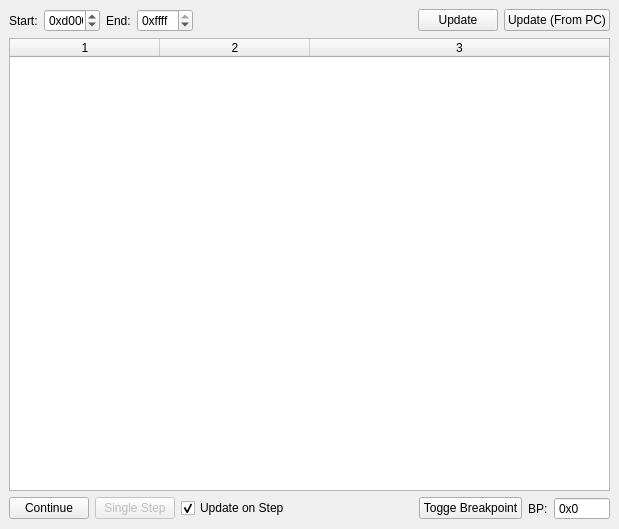
<?xml version="1.0" encoding="UTF-8"?>
<ui version="4.0">
 <class>DisassemblyWindow</class>
 <widget class="QMainWindow" name="DisassemblyWindow">
  <property name="geometry">
   <rect>
    <x>0</x>
    <y>0</y>
    <width>619</width>
    <height>529</height>
   </rect>
  </property>
  <property name="windowTitle">
   <string>Disassembly</string>
  </property>
  <widget class="QWidget" name="centralwidget">
   <layout class="QVBoxLayout" name="verticalLayout">
    <item>
     <layout class="QHBoxLayout" name="addressLayout">
      <property name="bottomMargin">
       <number>0</number>
      </property>
      <item>
       <widget class="QLabel" name="startAddrLabel">
        <property name="sizePolicy">
         <sizepolicy hsizetype="Fixed" vsizetype="Preferred">
          <horstretch>0</horstretch>
          <verstretch>0</verstretch>
         </sizepolicy>
        </property>
        <property name="text">
         <string>Start:</string>
        </property>
       </widget>
      </item>
      <item>
       <widget class="QSpinBox" name="startAddrSpin">
        <property name="sizePolicy">
         <sizepolicy hsizetype="Fixed" vsizetype="Fixed">
          <horstretch>0</horstretch>
          <verstretch>0</verstretch>
         </sizepolicy>
        </property>
        <property name="minimumSize">
         <size>
          <width>56</width>
          <height>0</height>
         </size>
        </property>
        <property name="prefix">
         <string>0x</string>
        </property>
        <property name="maximum">
         <number>65534</number>
        </property>
        <property name="value">
         <number>53248</number>
        </property>
        <property name="displayIntegerBase">
         <number>16</number>
        </property>
       </widget>
      </item>
      <item>
       <widget class="QLabel" name="endAddrLabel">
        <property name="sizePolicy">
         <sizepolicy hsizetype="Fixed" vsizetype="Preferred">
          <horstretch>0</horstretch>
          <verstretch>0</verstretch>
         </sizepolicy>
        </property>
        <property name="text">
         <string>End:</string>
        </property>
       </widget>
      </item>
      <item>
       <widget class="QSpinBox" name="endAddrSpin">
        <property name="sizePolicy">
         <sizepolicy hsizetype="Fixed" vsizetype="Fixed">
          <horstretch>0</horstretch>
          <verstretch>0</verstretch>
         </sizepolicy>
        </property>
        <property name="minimumSize">
         <size>
          <width>56</width>
          <height>0</height>
         </size>
        </property>
        <property name="prefix">
         <string>0x</string>
        </property>
        <property name="minimum">
         <number>1</number>
        </property>
        <property name="maximum">
         <number>65535</number>
        </property>
        <property name="value">
         <number>65535</number>
        </property>
        <property name="displayIntegerBase">
         <number>16</number>
        </property>
       </widget>
      </item>
      <item>
       <spacer name="horizontalSpacer">
        <property name="orientation">
         <enum>Qt::Horizontal</enum>
        </property>
        <property name="sizeHint" stdset="0">
         <size>
          <width>40</width>
          <height>20</height>
         </size>
        </property>
       </spacer>
      </item>
      <item>
       <widget class="QPushButton" name="updateBtn">
        <property name="text">
         <string>Update</string>
        </property>
       </widget>
      </item>
      <item>
       <widget class="QPushButton" name="updateFromPcBtn">
        <property name="text">
         <string>Update (From PC)</string>
        </property>
       </widget>
      </item>
     </layout>
    </item>
    <item>
     <widget class="QTableWidget" name="asmTable">
      <property name="selectionMode">
       <enum>QAbstractItemView::SingleSelection</enum>
      </property>
      <property name="selectionBehavior">
       <enum>QAbstractItemView::SelectRows</enum>
      </property>
      <property name="columnCount">
       <number>3</number>
      </property>
      <attribute name="horizontalHeaderDefaultSectionSize">
       <number>150</number>
      </attribute>
      <attribute name="horizontalHeaderStretchLastSection">
       <bool>true</bool>
      </attribute>
      <attribute name="verticalHeaderVisible">
       <bool>false</bool>
      </attribute>
      <column/>
      <column/>
      <column/>
     </widget>
    </item>
    <item>
     <layout class="QHBoxLayout" name="horizontalLayout">
      <property name="bottomMargin">
       <number>0</number>
      </property>
      <item>
       <widget class="QPushButton" name="contBreakBtn">
        <property name="sizePolicy">
         <sizepolicy hsizetype="Fixed" vsizetype="Fixed">
          <horstretch>0</horstretch>
          <verstretch>0</verstretch>
         </sizepolicy>
        </property>
        <property name="text">
         <string>Continue</string>
        </property>
       </widget>
      </item>
      <item>
       <widget class="QPushButton" name="singleStepBtn">
        <property name="enabled">
         <bool>false</bool>
        </property>
        <property name="text">
         <string>Single Step</string>
        </property>
       </widget>
      </item>
      <item>
       <widget class="QCheckBox" name="updateCheck">
        <property name="text">
         <string>Update on Step</string>
        </property>
        <property name="checked">
         <bool>true</bool>
        </property>
       </widget>
      </item>
      <item>
       <spacer name="horizontalSpacer_2">
        <property name="orientation">
         <enum>Qt::Horizontal</enum>
        </property>
        <property name="sizeHint" stdset="0">
         <size>
          <width>40</width>
          <height>20</height>
         </size>
        </property>
       </spacer>
      </item>
      <item>
       <widget class="QPushButton" name="toggleBpBtn">
        <property name="text">
         <string>Togge Breakpoint</string>
        </property>
       </widget>
      </item>
      <item>
       <widget class="QLabel" name="bpLabel">
        <property name="text">
         <string>BP:</string>
        </property>
       </widget>
      </item>
      <item>
       <widget class="QSpinBox" name="bpSpin">
        <property name="sizePolicy">
         <sizepolicy hsizetype="Fixed" vsizetype="Fixed">
          <horstretch>0</horstretch>
          <verstretch>0</verstretch>
         </sizepolicy>
        </property>
        <property name="minimumSize">
         <size>
          <width>56</width>
          <height>0</height>
         </size>
        </property>
        <property name="readOnly">
         <bool>true</bool>
        </property>
        <property name="buttonSymbols">
         <enum>QAbstractSpinBox::NoButtons</enum>
        </property>
        <property name="prefix">
         <string>0x</string>
        </property>
        <property name="maximum">
         <number>65535</number>
        </property>
        <property name="displayIntegerBase">
         <number>16</number>
        </property>
       </widget>
      </item>
     </layout>
    </item>
   </layout>
  </widget>
 </widget>
 <resources/>
 <connections/>
</ui>
